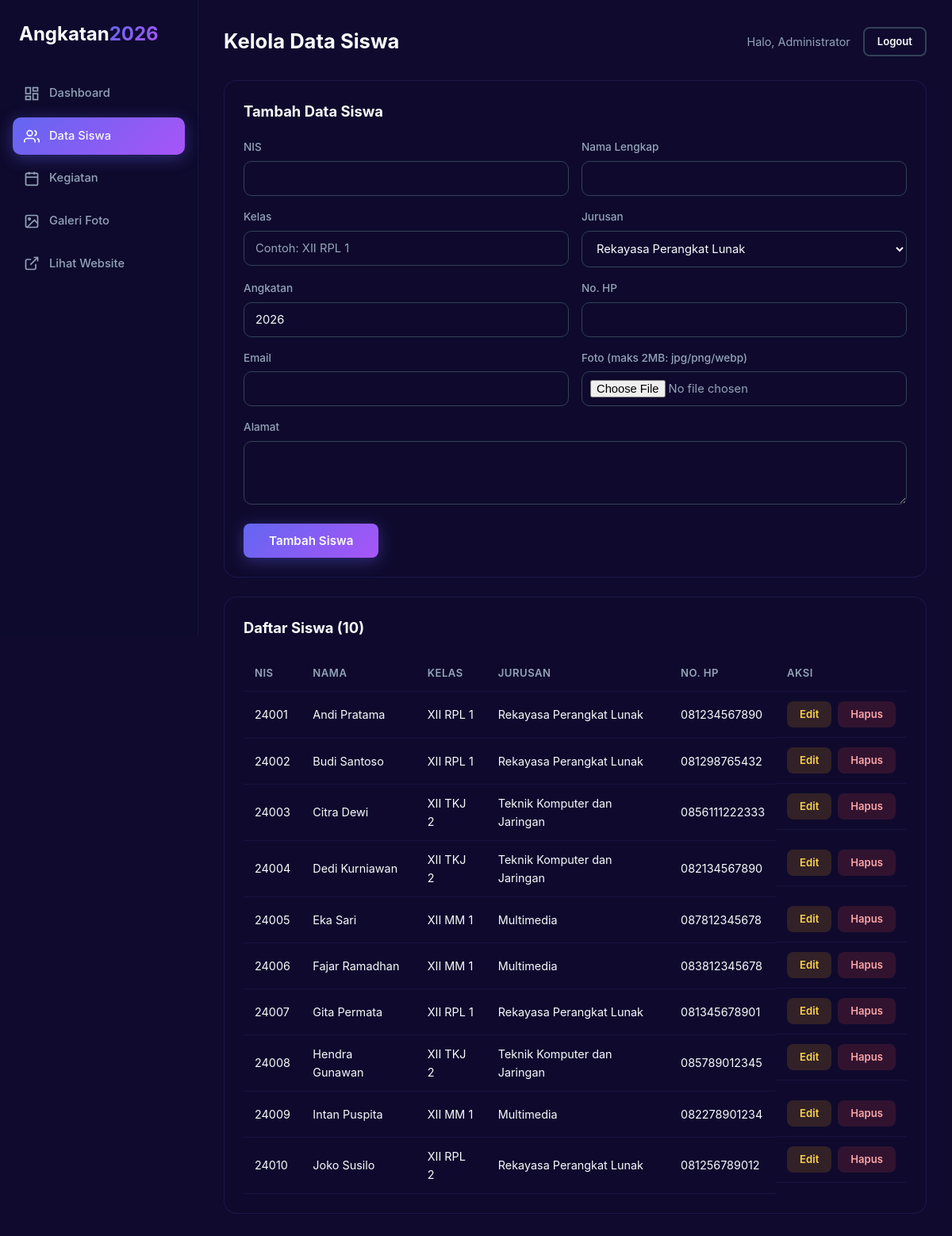
/admin/siswa.php (signed in), run on the app's committed database.
### tables this page shows
CREATE TABLE siswa (
    id INT AUTO_INCREMENT PRIMARY KEY,
    nis VARCHAR(20) NOT NULL UNIQUE,
    nama VARCHAR(100) NOT NULL,
    kelas VARCHAR(20) NOT NULL,
    jurusan VARCHAR(50) NOT NULL,
    angkatan VARCHAR(10) DEFAULT '2026',
    alamat TEXT,
    no_hp VARCHAR(20),
    email VARCHAR(100),
    foto VARCHAR(255) DEFAULT NULL,
    created_at TIMESTAMP DEFAULT CURRENT_TIMESTAMP
);

### config.php (called while the page is built, shortened)
<?php
function clean($input) {
    return htmlspecialchars(trim($input ?? ''), ENT_QUOTES, 'UTF-8');
}
?>

### admin/siswa.php (the view, shortened to what this page needs)
<?php
require_once '../config.php';
$editData = null;
$siswaList = $pdo->query('SELECT * FROM siswa ORDER BY nis ASC')->fetchAll();
?>
<!DOCTYPE html>
<html lang="id">
<head>
    <link rel="stylesheet" href="../style.css">
</head>
<body>
    <div class="admin-layout">
        <aside class="sidebar">
            <a href="index.php" class="logo sidebar-logo">Angkatan<span>2026</span></a>
            <nav class="sidebar-nav">
                <a href="index.php">
                    <svg viewBox="0 0 24 24" fill="none" stroke="currentColor" stroke-width="2"><rect x="3" y="3" width="7" height="9"/><rect x="14" y="3" width="7" height="5"/><rect x="14" y="12" width="7" height="9"/><rect x="3" y="16" width="7" height="5"/></svg>
                    Dashboard
                </a>
                <a href="siswa.php" class="active">
                    <svg viewBox="0 0 24 24" fill="none" stroke="currentColor" stroke-width="2"><path d="M17 21v-2a4 4 0 00-4-4H5a4 4 0 00-4 4v2"/><circle cx="9" cy="7" r="4"/><path d="M23 21v-2a4 4 0 00-3-3.87"/><path d="M16 3.13a4 4 0 010 7.75"/></svg>
                    Data Siswa
                </a>
                <a href="kegiatan.php">
                    <svg viewBox="0 0 24 24" fill="none" stroke="currentColor" stroke-width="2"><rect x="3" y="4" width="18" height="18" rx="2"/><line x1="16" y1="2" x2="16" y2="6"/><line x1="8" y1="2" x2="8" y2="6"/><line x1="3" y1="10" x2="21" y2="10"/></svg>
                    Kegiatan
                </a>
                <a href="galeri.php">
                    <svg viewBox="0 0 24 24" fill="none" stroke="currentColor" stroke-width="2"><rect x="3" y="3" width="18" height="18" rx="2"/><circle cx="8.5" cy="8.5" r="1.5"/><polyline points="21 15 16 10 5 21"/></svg>
                    Galeri Foto
                </a>
                <a href="../index.php" target="_blank">
                    <svg viewBox="0 0 24 24" fill="none" stroke="currentColor" stroke-width="2"><path d="M18 13v6a2 2 0 01-2 2H5a2 2 0 01-2-2V8a2 2 0 012-2h6"/><polyline points="15 3 21 3 21 9"/><line x1="10" y1="14" x2="21" y2="3"/></svg>
                    Lihat Website
                </a>
            </nav>
        </aside>
        <main class="admin-main">
            <header class="admin-header">
                <h1>Kelola Data Siswa</h1>
                <div class="admin-user">
                    <span>Halo, <?php echo clean($_SESSION['admin_nama']); ?></span>
                    <a href="../logout.php" class="btn btn-outline btn-sm">Logout</a>
                </div>
            </header>
            <div class="admin-card">
                <div class="admin-card-header">
                    <h2><?php echo $editData ? 'Edit Data Siswa' : 'Tambah Data Siswa'; ?></h2>
                </div>
                <form method="POST" action="siswa.php" class="admin-form" enctype="multipart/form-data">
                    <div class="form-row">
                        <div class="form-group">
                            <label>NIS</label>
                            <input type="text" name="nis" value="<?php echo $editData['nis'] ?? ''; ?>" required>
                        </div>
                        <div class="form-group">
                            <label>Nama Lengkap</label>
                            <input type="text" name="nama" value="<?php echo $editData['nama'] ?? ''; ?>" required>
                        </div>
                    </div>
                    <div class="form-row">
                        <div class="form-group">
                            <label>Kelas</label>
                            <input type="text" name="kelas" value="<?php echo $editData['kelas'] ?? ''; ?>" placeholder="Contoh: XII RPL 1" required>
                        </div>
                        <div class="form-group">
                            <label>Jurusan</label>
                            <select name="jurusan" required>
                                <?php
                                $jurusanOptions = ['Rekayasa Perangkat Lunak', 'Teknik Komputer dan Jaringan', 'Multimedia', 'Desain Komunikasi Visual', 'Akuntansi'];
                                $currentJurusan = $editData['jurusan'] ?? '';
                                foreach ($jurusanOptions as $j) {
                                    $sel = $currentJurusan === $j ? 'selected' : '';
                                    echo "<option value=\"$j\" $sel>$j</option>";
                                }
                                ?>
                            </select>
                        </div>
                    </div>
                    <div class="form-row">
                        <div class="form-group">
                            <label>Angkatan</label>
                            <input type="text" name="angkatan" value="<?php echo $editData['angkatan'] ?? '2026'; ?>">
                        </div>
                        <div class="form-group">
                            <label>No. HP</label>
                            <input type="text" name="no_hp" value="<?php echo $editData['no_hp'] ?? ''; ?>">
                        </div>
                    </div>
                    <div class="form-row">
                        <div class="form-group">
                            <label>Email</label>
                            <input type="email" name="email" value="<?php echo $editData['email'] ?? ''; ?>">
                        </div>
                        <div class="form-group">
                            <label>Foto (maks 2MB: jpg/png/webp)</label>
                            <input type="file" name="foto" accept=".jpg,.jpeg,.png,.gif,.webp">
                        </div>
                    </div>
                    <div class="form-group">
                        <label>Alamat</label>
                        <textarea name="alamat" rows="3"><?php echo $editData['alamat'] ?? ''; ?></textarea>
                    </div>
                    <div class="form-actions">
                        <button type="submit" class="btn btn-primary"><?php echo $editData ? 'Simpan Perubahan' : 'Tambah Siswa'; ?></button>
                    </div>
                </form>
            </div>
            <div class="admin-card">
                <div class="admin-card-header">
                    <h2>Daftar Siswa (<?php echo count($siswaList); ?>)</h2>
                </div>
                <div class="table-wrap">
                    <table class="table">
                        <thead>
                            <tr>
                                <th>NIS</th>
                                <th>Nama</th>
                                <th>Kelas</th>
                                <th>Jurusan</th>
                                <th>No. HP</th>
                                <th>Aksi</th>
                            </tr>
                        </thead>
                        <tbody>
                            <?php foreach ($siswaList as $s): ?>
                            <tr>
                                <td><?php echo clean($s['nis']); ?></td>
                                <td><?php echo clean($s['nama']); ?></td>
                                <td><?php echo clean($s['kelas']); ?></td>
                                <td><?php echo clean($s['jurusan']); ?></td>
                                <td><?php echo clean($s['no_hp']); ?></td>
                                <td class="table-actions">
                                    <a href="siswa.php?edit=<?php echo $s['id']; ?>" class="btn btn-sm btn-warning">Edit</a>
                                    <a href="siswa.php?hapus=<?php echo $s['id']; ?>" class="btn btn-sm btn-danger" onclick="return confirm('Yakin ingin menghapus <?php echo clean($s['nama']); ?>?');">Hapus</a>
                                </td>
                            </tr>
                            <?php endforeach; ?>
                        </tbody>
                    </table>
                </div>
            </div>
        </main>
    </div>
</body>
</html>

### style.css (style rules this page uses)
* { margin: 0; padding: 0; box-sizing: border-box; }
:root { --primary: #6366f1; --primary-dark: #4f46e5; --dark: #1e1b4b; --darker: #0f0a2e; --light: #f8fafc; --gray: #94a3b8; --gray-dark: #334155; --success: #43e97b; --danger: #ef4444; --warning: #f59e0b; --gradient: linear-gradient(135deg, #6366f1, #a855f7); --bg-card: rgba(15, 10, 46, 0.8); }
html { scroll-behavior: smooth; }
body { font-family: 'Inter', sans-serif; background: var(--darker); color: var(--light); line-height: 1.6; overflow-x: hidden; }
.logo { font-size: 1.5rem; font-weight: 700; color: var(--light); text-decoration: none; }
.logo span { background: var(--gradient); -webkit-background-clip: text; -webkit-text-fill-color: transparent; background-clip: text; }
.btn { padding: 12px 32px; border-radius: 8px; font-size: 0.95rem; font-weight: 600; text-decoration: none; cursor: pointer; transition: all 0.3s; border: none; display: inline-block; font-family: 'Inter', sans-serif; }
.btn-primary { background: var(--gradient); color: var(--light); box-shadow: 0 4px 20px rgba(99, 102, 241, 0.4); }
.btn-outline { border: 2px solid var(--gray-dark); color: var(--light); background: transparent; }
.btn-sm { padding: 6px 16px; font-size: 0.82rem; }
.btn-danger { background: rgba(239, 68, 68, 0.15); color: #fca5a5; }
.btn-warning { background: rgba(245, 158, 11, 0.15); color: #fcd34d; }
.admin-layout { display: flex; min-height: 100vh; }
.sidebar { width: 250px; min-width: 250px; background: rgba(15, 10, 46, 0.9); border-right: 1px solid rgba(99, 102, 241, 0.1); padding: 24px 16px; position: sticky; top: 0; height: 100vh; display: flex; flex-direction: column; gap: 32px; }
.sidebar-logo { display: block; padding: 0 8px; }
.sidebar-nav { display: flex; flex-direction: column; gap: 6px; }
.sidebar-nav a { display: flex; align-items: center; gap: 12px; padding: 12px 14px; border-radius: 10px; color: var(--gray); text-decoration: none; font-size: 0.92rem; font-weight: 500; transition: all 0.3s; }
.sidebar-nav a svg { width: 20px; height: 20px; }
.sidebar-nav a.active { background: var(--gradient); color: var(--light); box-shadow: 0 4px 20px rgba(99, 102, 241, 0.4); }
.admin-main { flex: 1; padding: 32px; min-width: 0; }
.admin-header { display: flex; justify-content: space-between; align-items: center; margin-bottom: 28px; gap: 16px; flex-wrap: wrap; }
.admin-header h1 { font-size: 1.6rem; }
.admin-user { display: flex; align-items: center; gap: 16px; }
.admin-user span { color: var(--gray); font-size: 0.9rem; }
.admin-card { background: var(--bg-card); border: 1px solid rgba(99, 102, 241, 0.15); border-radius: 16px; padding: 24px; margin-bottom: 24px; }
.admin-card-header { display: flex; justify-content: space-between; align-items: center; margin-bottom: 20px; }
.admin-card-header h2 { font-size: 1.15rem; }
.table-wrap { overflow-x: auto; }
.table { width: 100%; border-collapse: collapse; font-size: 0.9rem; }
.table th, .table td { text-align: left; padding: 12px 14px; border-bottom: 1px solid rgba(99, 102, 241, 0.1); }
.table th { color: var(--gray); font-weight: 600; font-size: 0.82rem; text-transform: uppercase; letter-spacing: 0.5px; }
.table-actions { display: flex; gap: 8px; white-space: nowrap; }
.admin-form { display: flex; flex-direction: column; gap: 16px; }
.form-row { display: grid; grid-template-columns: 1fr 1fr; gap: 16px; }
.form-group label { display: block; font-size: 0.85rem; color: var(--gray); font-weight: 500; margin-bottom: 6px; }
.form-group input, .form-group select, .form-group textarea { width: 100%; padding: 12px 14px; background: rgba(15, 10, 46, 0.8); border: 1px solid var(--gray-dark); border-radius: 10px; color: var(--light); font-family: 'Inter', sans-serif; font-size: 0.92rem; outline: none; transition: border-color 0.3s; }
.form-group input[type="file"] { padding: 10px; color: var(--gray); }
.form-group input::placeholder, .form-group textarea::placeholder { color: var(--gray); }
.form-group select option { background: var(--dark); }
.form-actions { display: flex; gap: 12px; }

### data on the page
siswa: nis "24001", nama "Andi Pratama", kelas "XII RPL 1", jurusan "Rekayasa Perangkat Lunak", no_hp "081234567890"
siswa: nis "24002", nama "Budi Santoso", kelas "XII RPL 1", jurusan "Rekayasa Perangkat Lunak", no_hp "081298765432"
siswa: nis "24003", nama "Citra Dewi", kelas "XII TKJ 2", jurusan "Teknik Komputer dan Jaringan", no_hp "0856111222333"
siswa: nis "24004", nama "Dedi Kurniawan", kelas "XII TKJ 2", jurusan "Teknik Komputer dan Jaringan", no_hp "082134567890"
siswa: nis "24005", nama "Eka Sari", kelas "XII MM 1", jurusan "Multimedia", no_hp "087812345678"
siswa: nis "24006", nama "Fajar Ramadhan", kelas "XII MM 1", jurusan "Multimedia", no_hp "083812345678"
siswa: nis "24007", nama "Gita Permata", kelas "XII RPL 1", jurusan "Rekayasa Perangkat Lunak", no_hp "081345678901"
siswa: nis "24008", nama "Hendra Gunawan", kelas "XII TKJ 2", jurusan "Teknik Komputer dan Jaringan", no_hp "085789012345"
siswa: nis "24009", nama "Intan Puspita", kelas "XII MM 1", jurusan "Multimedia", no_hp "082278901234"
siswa: nis "24010", nama "Joko Susilo", kelas "XII RPL 2", jurusan "Rekayasa Perangkat Lunak", no_hp "081256789012"

### other printed values
$_SESSION['admin_nama'] "Administrator"
count($siswaList) "10"
form field jurusan "Rekayasa Perangkat Lunak"
